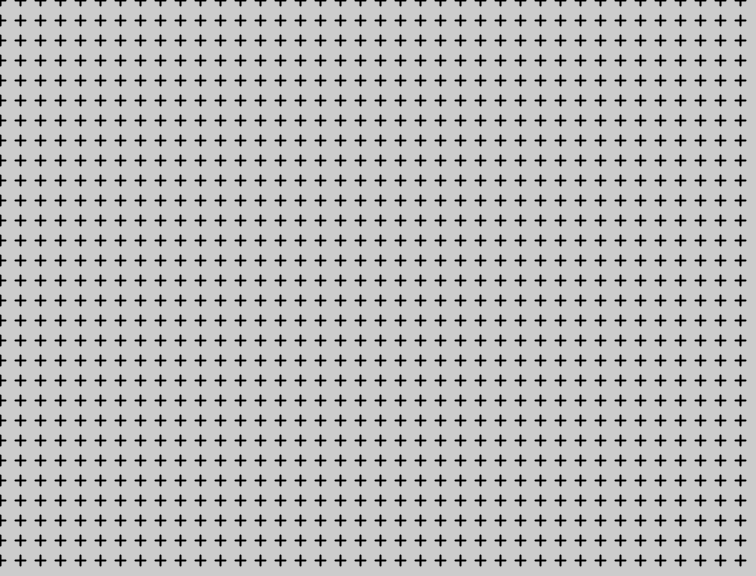
Frame 1 (no input)
Frame 60 (the mouse pressed at the canvas centre just before this capture): identical to frame 1, image omitted
Frame 120 (the mouse held since frame 60 and released just before this capture): identical to frame 1, image omitted

The Processing sketch that drew this single still picture (run headless with seeded random() and noise(); from frame 60 on, the mouse is pressed at the canvas centre):

// Processing sketch: C_Field
// ── C_Field.pde

int gridSize = 20;

void setup() {
  size(756, 576);
  strokeWeight(2);
}

void draw() {

  background(204);
  
  for (int y = 0; y <= height; y+=gridSize) {
    for (int x = 0; x <= width; x+=gridSize) {
      line(x-5, y, x+5, y);
      line(x, y-5, x, y+5);
    }
  }
  
}
